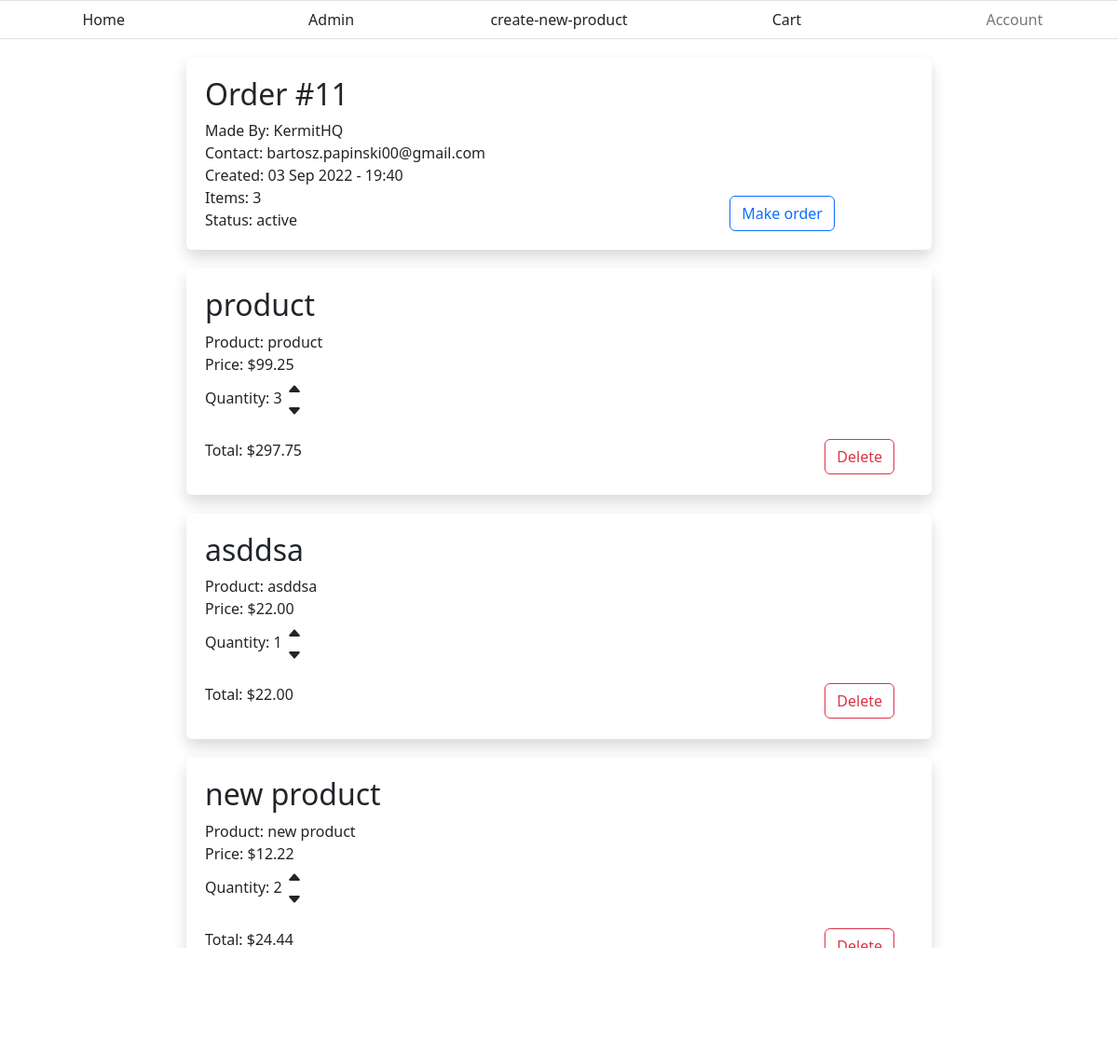
Page /cart/ (signed in) on the earlier database version.
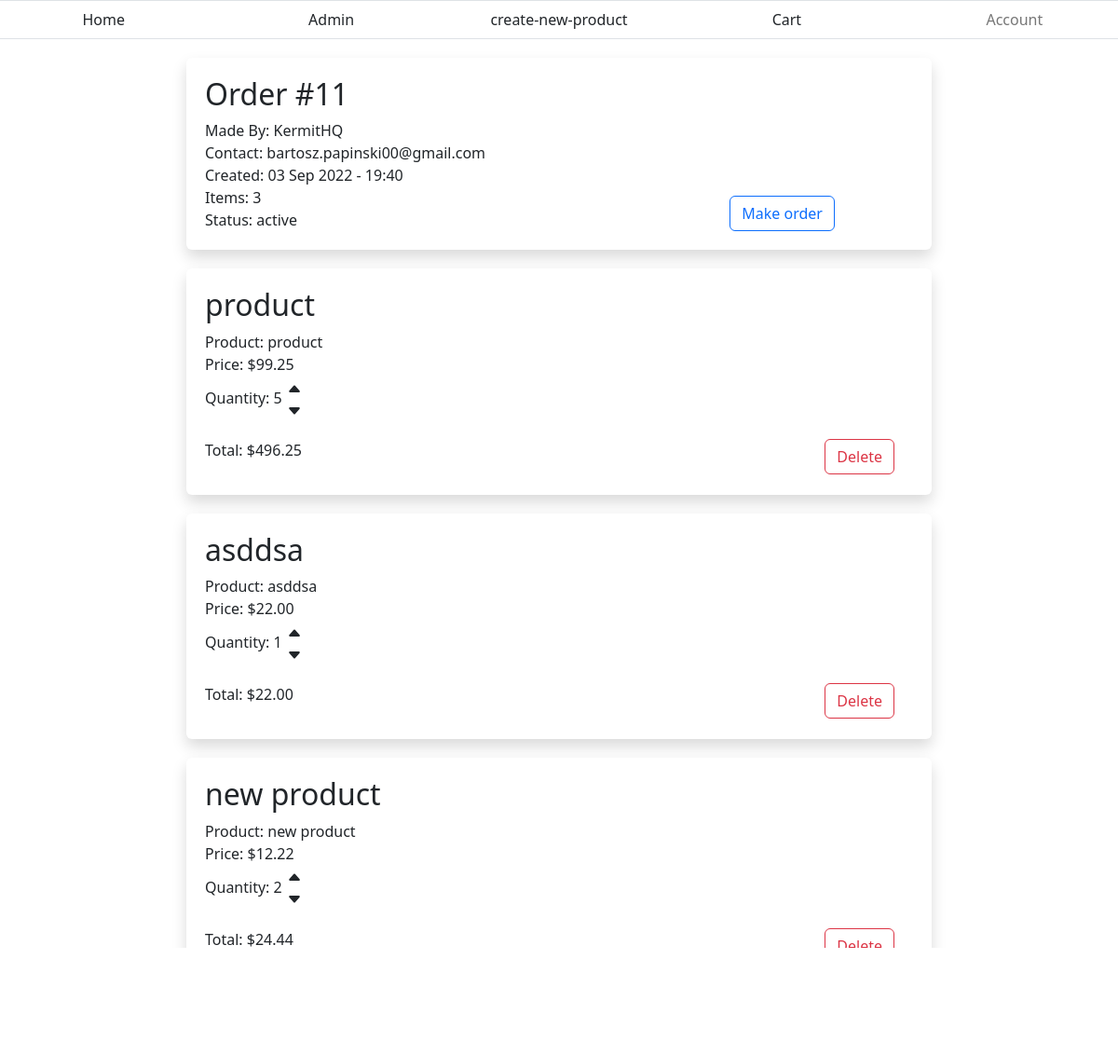
Same page on the later database version.
### Ecommerce/models.py (models this page shows, shortened)
class OrderItem(models.Model):
	order = models.ForeignKey(Order, on_delete=models.CASCADE)
	item = models.ForeignKey(Product, on_delete=models.CASCADE)
	quantity = models.IntegerField()
	def get_total_price(self):
		price = self.item.price * self.quantity
		return price

class Product(models.Model):
	name = models.CharField(max_length=200)
	category = models.ForeignKey(Category, on_delete=models.CASCADE)
	availability = models.IntegerField()
	price = models.DecimalField(max_digits=5, decimal_places=2)

### Ecommerce/views.py (the view)
# urls.py: path('cart/', CartView, name="cart"),
@login_required
def CartView(request):
	context = {}
	order = None
	try:
		order = Order.objects.get(user=request.user, is_active=True)
	except:
		pass
	try:
		order = Order.objects.get(user=request.user, made=True)
	except:
		pass
	if order:
		ordered_products = OrderItem.objects.filter(order=order)
		total_price = 0
		for product in ordered_products:
			total_price += product.get_total_price()
		TOTAL_price = 0
		for item in order.orderitem_set.all():
			TOTAL_price += item.get_total_price()
		context['TOTAL'] = TOTAL_price
		context['total_price'] = total_price
		context['order'] = order
		context['ordered_products'] = ordered_products
	return render(request, "Ecommerce/cart.html", context)

### Account/models.py (called while the page is built)
	def __str__(self):
		return self.email

### Ecommerce/models.py (called while the page is built)
	def getStatus(self):
		if self.is_active:
			return "active"
		elif self.made:
			return "made"
		elif self.paid:
			return "paid"
		elif self.complete:
			return "completed"
		else:
			return "Something went wrong"

### Ecommerce/templates/Ecommerce/cart.html (shortened to what this page needs)
{% extends 'base.html' %}
{% block content %}
	<div class="order-data shadow bg-white rounded">
		<div>
			<div>
				<h2>Order #{{order.id}}</h2>
			</div>
			<div class="user-data">
				<p>Made By: {{order.user.username}}</p>
				<p>Contact: {{order.user}}</p>
				<p>Created: {{order.created|date:"d M Y - G:i"}}
				<p>Items: {{ordered_products.count}}</p>
				<p>Status: {{order.getStatus}}</p>
			</div>
		</div>
		<div class="filler">
		</div>
		<div class="filler">
		</div>
		{% if order.made == False %}
			<div class="buttons">
				<button onclick="MakeOrder({{order.id}})" type="button" class="btn btn-outline-primary">Make order</button>
			</div>
		{% else %}
			<div class="buttons">
				<button onclick="#" type="button" class="btn btn-outline-primary">Pay</button>
				<button onclick="CancelOrder({{order.id}})" type="button" class="btn btn-outline-danger">Cancel</button>
			</div>
		{% endif %}
	</div>
	<link rel="stylesheet" href="//code.jquery.com/ui/1.13.2/themes/base/jquery-ui.css">
	{% for product in ordered_products %}
		{% if product %}
			<div class="cart-data shadow bg-white rounded" id="{{product.id}}">
				<div class="item">
					<h2>{{product.item.name}}</h2>
				</div>
				<div class="product-data">
					<p>Product: {{product.item.name}}</p>
					<p id="price">Price: ${{product.item.price}}</p>
					<div class="product-quantity">
						<div class="quantity" id="testing">
							<p>Quantity: {{product.quantity}}</p>
						</div>
						{% if order.made == False %}
							<div class="change-quantity">
								<form method="POST">
									<a href="#"  data-orderItemId="{{product.id}}" class = "quantity-increase"><div >
										<svg xmlns="http://www.w3.org/2000/svg" width="16" height="16" fill="currentColor" class="bi bi-caret-up-fill" viewBox="0 0 16 16"><path d="m7.247 4.86-4.796 5.481c-.566.647-.106 1.659.753 1.659h9.592a1 1 0 0 0 .753-1.659l-4.796-5.48a1 1 0 0 0-1.506 0z"/></svg>
									</div>
									</a>
									<a href="#" data-orderItemId="{{product.id}}" class = "quantity-decrease"><div ><svg xmlns="http://www.w3.org/2000/svg" width="16" height="16" fill="currentColor" class="bi bi-caret-down-fill" viewBox="0 0 16 16"><path d="M7.247 11.14 2.451 5.658C1.885 5.013 2.345 4 3.204 4h9.592a1 1 0 0 1 .753 1.659l-4.796 5.48a1 1 0 0 1-1.506 0z"/></svg></div></a>
								</form>
							</div>
						{% endif %}
					</div>
				</div>
				<div class="cost">
					<div class="footer-item">
						<p id="total">Total: ${{product.get_total_price}}</p>
					</div>
					{% if order.made == False %}
					<div class="footer-item">
						<button onclick="Delete({{product.id}})" type="button" class="btn btn-outline-danger">Delete</button>
					</div>
					{% endif %}
				</div>
			</div>
		{% endif %}
	{% endfor %}
	<h1 id="TOTAL">TOTAL: ${{TOTAL}}</h1>
{% endblock content %}

Differences in the rows shown:
changed OrderItem "product": quantity "3" → "5"; get_total_price "297.75" → "496.25"
